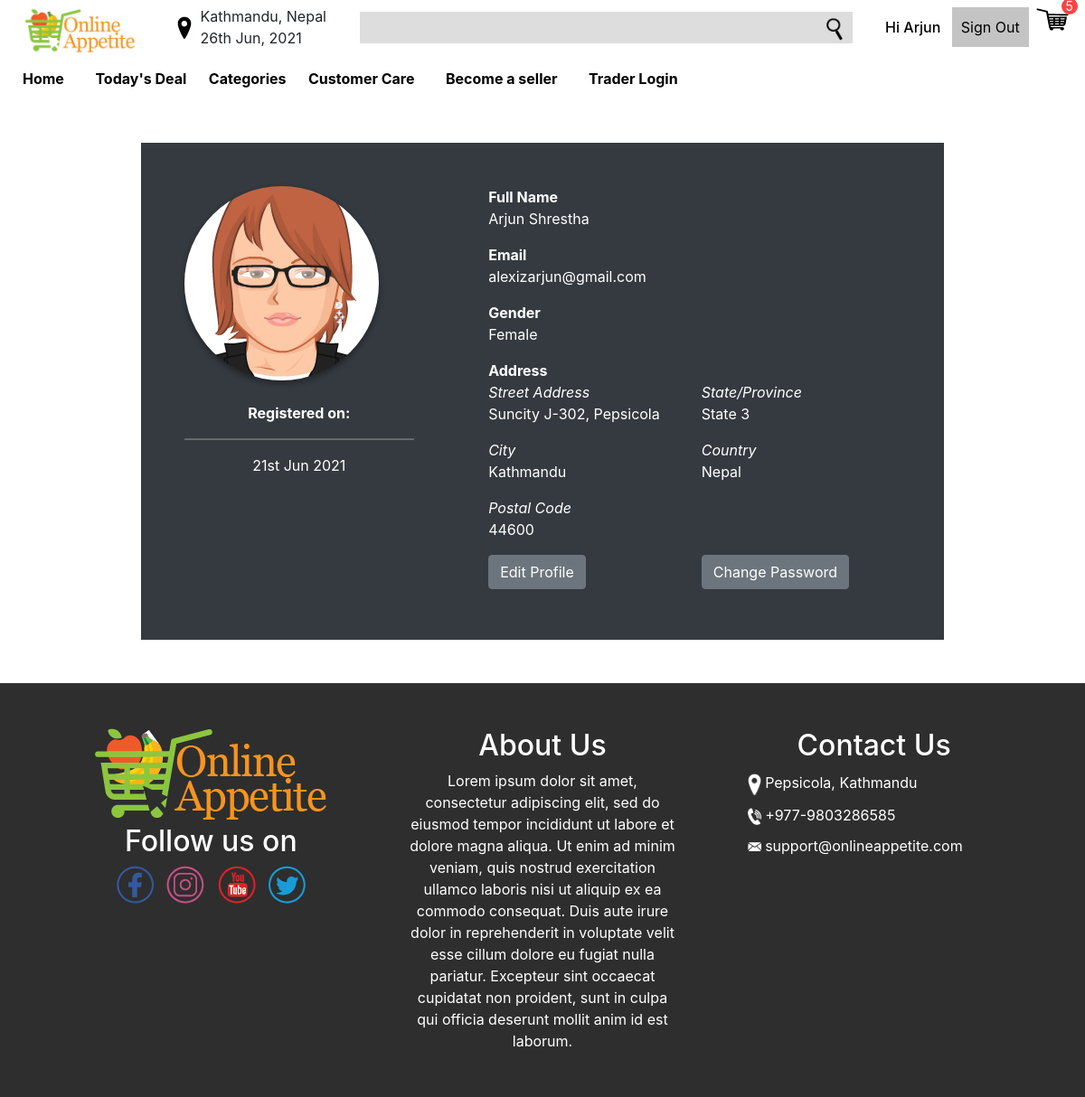
The app's page /profile.php (signed in) with its own data.
### tables this page shows
CREATE TABLE users (
	user_id INTEGER NOT NULL PRIMARY KEY AUTOINCREMENT,
	full_name VARCHAR(30) NOT NULL,
	username VARCHAR(30) NOT NULL UNIQUE,
	email VARCHAR(100) NOT NULL UNIQUE,
	street VARCHAR(100) NULL,
	city VARCHAR(100) NULL,
	state VARCHAR(100) NULL,
	postal VARCHAR(100) NULL,
	country VARCHAR(100) NULL,
	gender INTEGER NOT NULL,
	user_role INTEGER DEFAULT 3,
	password_hash VARCHAR(30) NOT NULL,
	created_at TIMESTAMP DEFAULT CURRENT_TIMESTAMP,
	updated_at TIMESTAMP NULL
, "image" VARCHAR(100) DEFAULT NULL);

### utils/database.php (called while the page is built, shortened)
<?php
    try {
        $conn = new PDO("sqlite:".__DIR__."/../database.sqlite");
        $conn->setAttribute(PDO::ATTR_ERRMODE, PDO::ERRMODE_EXCEPTION);
    }catch(PDOException $e) {
        die("Connection failed: " . $e->getMessage());
    }
    function fetch_row($sql){
        global $conn;
        $stmt = $conn->prepare($sql);
        $res = $stmt->execute();
        $res = $stmt->fetch(PDO::FETCH_ASSOC);
        return $res;
    }

### profile.php (the view, shortened to what this page needs)
<?php
require_once 'utils/database.php';
?>
<!DOCTYPE html>
<html lang="en">
<head>
    <link rel="stylesheet" href="css/bootstrap.min.css">
    <link rel="stylesheet" href="css/style.css">
  <link rel="stylesheet" href="/css/adminlte/adminlte.min.css">
</head>
<body>
    <?php
        $page = 'profile';
        include 'header.php';
        $user_id = $_SESSION['user']['user_id'];
    $user = fetch_row("SELECT * FROM users WHERE user_id =='$user_id'");
    ?>
    <div class="container-fluid d-flex justify-content-center">
      <div class="w-75 p-5 my-5 bg-dark text-light">
          <div class="row">
            <div class="col-md-4 col-sm-6 col-12">
              <div class="img">
                <img src="<?=$user['image']??'/assets//images/adminlte//avatar2.png'?>" alt="" class="img-circle elevation-2">
              </div>
              <div class="mt-4 text-center">
                <strong>Registered on: </strong><hr>
                <span><?= date('jS M Y', strtotime($user['created_at'])) ?></span>
              </div>
            </div>
            <div class="col-md-7 offset-md-1 col-sm-6 col-12">
              <div class="row">
                <div class="col-12">
                  <strong>Full Name</strong>
                  <p><?= $user['full_name'] ?></p>
                </div>
              </div>
              <div class="row">
                <div class="col-12">
                  <strong>Email</strong>
                  <p><?= $user['email'] ?></p>
                </div>
              </div>
              <div class="row">
                <div class="col-12">
                  <strong>Gender</strong>
                  <p><?php
                      switch ($user['gender']) {
                        case 2:
                          echo 'Female';
                          break;
                      }
                      ?></p>
                </div>
              </div>
              <div class="row">
                <div class="col-6">
                  <strong>Address</strong><br>
                  <i>Street Address</i><br>
                  <p><?=$user['street'];?></p>
                  <i>City</i><br>
                  <p><?=$user['city'];?></p>
                  <i>Postal Code</i><br>
                  <p><?=$user['postal'];?></p>
                </div>
                <div class="col-6">
                  <br>
                  <i>State/Province</i><br>
                  <p><?=$user['state'];?></p>
                  <i>Country</i><br>
                  <p><?=$user['country'];?></p>
                </div>
              </div>
              <div class="row">
                <div class="col-6">
                  <a href="/editprofile.php"><button class="btn btn-secondary mb-2">Edit Profile</button></a>
                </div>
                <div class="col-6">
                  <a href="changePassword.php"><button class="btn btn-secondary mb-2">Change Password</button></a>
                </div>
              </div>
            </div>
          </div>
      </div>
        </div>
    <?php include 'footer.php';?>
</body>
</html>

### header.php (shortened to what this page needs)
<header>
    <div class="top-row">
        <div class="header-logo">
            <a href="/"><img src="assets/images/logo.png" alt="logo"></a>
        </div>
        <div class="header-address">
            <img src="assets/images/mappin.png" alt="mappin">
            <div>
                <span id='address'>Kathmandu, Nepal</span><br>
                <span id='date'></span>
            </div>
        </div>
        <form class="search">
            <input type="text" name="search" class="searchbar">
            <button type="submit"><img src="assets/images/search.png" alt="search"></button>
        </form>
        <div class="top-buttons">
            <?php
            if(!isset($_SESSION['user'])){
            ?>
            <div class="buttons">
                <button onclick="location.href='signin.php'" class="signin">Sign in</button>
                <button onclick="location.href='signup.php'" class="signup">Sign up</button>
            </div>
            <?php
            }else {
            ?>
            <div class="buttons">
                <a href="/profile.php" class="greetings">Hi <?=explode(' ', $_SESSION['user']['full_name'])[0]?></a>
                <button onclick="location.href='logout.php'" class="signup">Sign Out</button>
            </div>
            <?php
            }
            ?>
            <div class="cart">
                <img src="assets/images/cart.png" alt="cart">
                <span id="cart-count">5</span>
            </div>
        </div>
    </div>
    <nav>
        <div id="navspacer"></div>
        <ul class="my-nav small-nav" id="navbar">
            <li class="my-nav-link <?php echo $page == 'home' ? 'active' : ''; ?>">
                <a href="/">Home</a>
            </li>
            <li class="my-nav-link <?php echo $page == 'deal' ? 'active' : ''; ?>">
                <a href="todaydeal.php">Today's Deal</a>
            </li>
            <li class="my-nav-dropdown">
                <span class="my-dropdown-btn">Categories</span>
            </li>
            <li class="my-nav-link <?php echo $page == 'customerCare' ? 'active' : ''; ?>">
                <a href="customerCare.php">Customer Care</a>
            </li>
            <li class="my-nav-link <?php echo $page == 'seller' ? 'active' : ''; ?>">
                <a href="traderregister.php">Become a seller</a>
            </li>
            <li class="my-nav-link">
                <a href="/trader">Trader Login</a>
            </li>
        </ul>
    </nav>
</header>

### footer.php (shortened to what this page needs)
<footer>
    <div class="footer">
        <div class="info">
            <div class="footer-logo">
                <img src="assets/images/logo.png" alt="logo">
            </div>
            <div class="social">
                <h2>Follow us on</h2>
                <a href="" class="facebook">
                    <img src="assets/images/facebook.png" alt="facebook">
                </a>
                <a href="" class="instagram">
                    <img src="assets/images/instagram.png" alt="instagram">
                </a>
                <a href="" class="youtube">
                    <img src="assets/images/youtube.png" alt="youtube">
                </a>
                <a href="" class="twitter">
                    <img src="assets/images/twitter.png" alt="twitter">
                </a>
            </div>
        </div>
        <div class="about">
            <h2>About Us</h2>
            <span>Lorem ipsum dolor sit amet, consectetur adipiscing elit, sed do eiusmod tempor incididunt ut labore et dolore magna aliqua. Ut enim ad minim veniam, quis nostrud exercitation ullamco laboris nisi ut aliquip ex ea commodo consequat. Duis aute irure dolor in reprehenderit in voluptate velit esse cillum dolore eu fugiat nulla pariatur. Excepteur sint occaecat cupidatat non proident, sunt in culpa qui officia deserunt mollit anim id est laborum.</span>
        </div>
        <div class="contact">
            <h2>Contact Us</h2>
            <ul class="contact-data">
            <li><img src="assets/images/mappin.png" alt="mappin"> Pepsicola, Kathmandu</li>
            <li><img src="assets/images/phone.png" alt="phone"> +977-9803286585</li>
            <li><img src="assets/images/mail.png" alt="email"> support@onlineappetite.com</li>
            </ul>
        </div>
    </div>
</footer>

### css/style.css (style rules this page uses)
html { scroll-behavior: smooth; }
html, body, ul { margin: 0; padding: 0; }
body { font-family: 'Roboto', sans-serif; line-height: 1; }
button, input, textarea, select { font-size: 1em; }
nav { width: 100%; position: relative; }
ul.my-nav { position: absolute; list-style: none; padding: 10px; background-color: #FFFFFF; width: calc(100% - 20px); top: 0; left: 0; z-index: 1; box-sizing: content-box; }
.small-nav { display: block; }
#navspacer { height: 50px; width: 100%; }
li.my-nav-link, .my-nav-dropdown { display: inline-block; margin: 5px; user-select: none; }
li.my-nav-link { color: black; font-weight: 700; }
.my-dropdown-btn { color: black; font-weight: 700; }
li.my-nav-link a { padding: 10px; text-decoration: none; color: black; font-weight: 700; }
.header-logo { padding: 10px 0 0 10px; }
.header-logo img { height: 50px; }
.top-row { display: flex; justify-content: space-around; align-items: center; flex-wrap: wrap; }
.top-buttons { display: flex; }
.greetings { text-decoration: none; color: #000; font-weight: 500; }
.header-address { display: flex; align-items: center; }
.header-address img { padding: 0 10px; }
.search { position: relative; }
.searchbar { width: 500px; height: 35px; background-color: #DDD; border: none; padding: 0 35px 0 10px; }
.search button { position: absolute; right: 5px; top: 5px; background-color: transparent; border: none; cursor: pointer; }
.search button img { height: 25px; }
.signin, .signup { background-color: #C4C4C4; border: none; padding: 10px; margin: 0 8px; cursor: pointer; }
.cart { position: relative; }
.cart #cart-count { position: absolute; top: -10px; right: -10px; background-color: #F84343; color: #FFFFFF; height: 18px; width: 18px; text-align: center; line-height: 18px; border-radius: 50%; font-size: 14px; }
footer { padding: 50px; background-color: #2E2E2E; color: #FFFFFF; }
.footer { display: flex; justify-content: space-around; flex-wrap: wrap; }
.social, .social a { text-decoration: none; margin: 0 5px; text-align: center; }
.contact-data { list-style: none; text-align: start; }
.contact-data li { margin: 10px; }
.contact-data li img { width: 15px; vertical-align: middle; filter: invert(); }
.info, .about, .contact { width: 300px; text-align: center; }

### records on screen
users: image (picture), created_at "21st Jun 2021", full_name "Arjun Shrestha", email "alexizarjun@gmail.com", street "Suncity J-302, Pepsicola", city "Kathmandu", postal "44600", state "State 3", country "Nepal"

### other values on screen
explode(' ', $_SESSION['user']['full_name'])[0] "Arjun"
